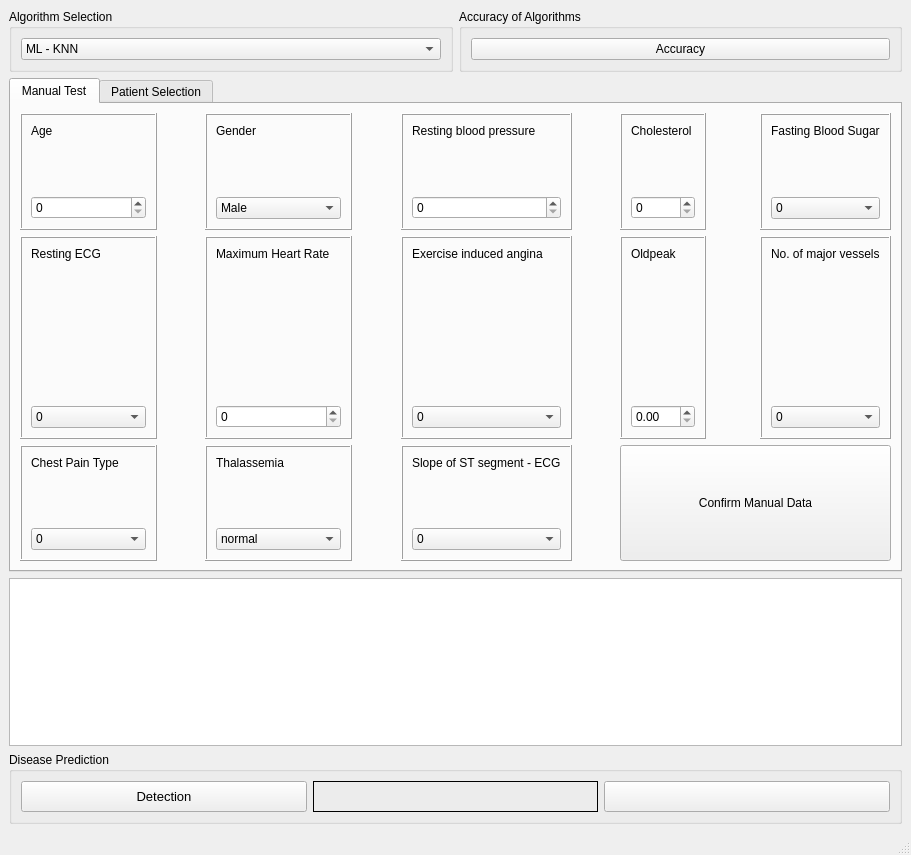
<?xml version="1.0" encoding="UTF-8"?>
<ui version="4.0">
 <class>MainWindow</class>
 <widget class="QMainWindow" name="MainWindow">
  <property name="geometry">
   <rect>
    <x>0</x>
    <y>0</y>
    <width>911</width>
    <height>855</height>
   </rect>
  </property>
  <property name="sizePolicy">
   <sizepolicy hsizetype="Preferred" vsizetype="Preferred">
    <horstretch>0</horstretch>
    <verstretch>0</verstretch>
   </sizepolicy>
  </property>
  <property name="windowTitle">
   <string>Cardio Vascular Disease Detection using Machine Learning</string>
  </property>
  <property name="windowIcon">
   <iconset>
    <normalon>:/icons/images/cardiogram.png</normalon>
   </iconset>
  </property>
  <property name="iconSize">
   <size>
    <width>64</width>
    <height>64</height>
   </size>
  </property>
  <widget class="QWidget" name="centralwidget">
   <layout class="QVBoxLayout" name="verticalLayout">
    <item>
     <layout class="QHBoxLayout" name="horizontalLayout_3">
      <item>
       <widget class="QGroupBox" name="groupBox_7">
        <property name="title">
         <string>Algorithm Selection</string>
        </property>
        <layout class="QGridLayout" name="gridLayout">
         <item row="0" column="0">
          <widget class="QComboBox" name="Algo_Selector_ComboBox">
           <property name="toolTip">
            <string/>
           </property>
           <item>
            <property name="text">
             <string>ML - KNN</string>
            </property>
           </item>
           <item>
            <property name="text">
             <string>ML - SVM</string>
            </property>
           </item>
           <item>
            <property name="text">
             <string>ML - Naive Bayes</string>
            </property>
           </item>
           <item>
            <property name="text">
             <string>ML - Decision Tree</string>
            </property>
           </item>
           <item>
            <property name="text">
             <string>ML - Logistic Regression</string>
            </property>
           </item>
           <item>
            <property name="text">
             <string>EL - Random Forest</string>
            </property>
           </item>
           <item>
            <property name="text">
             <string>EL - Stochastic Gradient Boosting</string>
            </property>
           </item>
          </widget>
         </item>
        </layout>
       </widget>
      </item>
      <item>
       <widget class="QGroupBox" name="groupBox">
        <property name="title">
         <string>Accuracy of Algorithms</string>
        </property>
        <layout class="QHBoxLayout" name="horizontalLayout">
         <item>
          <widget class="QPushButton" name="AccuracyButton">
           <property name="sizePolicy">
            <sizepolicy hsizetype="Minimum" vsizetype="Preferred">
             <horstretch>0</horstretch>
             <verstretch>0</verstretch>
            </sizepolicy>
           </property>
           <property name="toolTip">
            <string>Calculate the accuracy of Dataset</string>
           </property>
           <property name="text">
            <string>Accuracy</string>
           </property>
           <property name="icon">
            <iconset>
             <normalon>:/icons/images/percentage.png</normalon>
            </iconset>
           </property>
           <property name="iconSize">
            <size>
             <width>32</width>
             <height>32</height>
            </size>
           </property>
          </widget>
         </item>
        </layout>
       </widget>
      </item>
     </layout>
    </item>
    <item>
     <widget class="QTabWidget" name="tabWidget">
      <property name="currentIndex">
       <number>0</number>
      </property>
      <widget class="QWidget" name="tab_4">
       <attribute name="title">
        <string>Manual Test</string>
       </attribute>
       <layout class="QGridLayout" name="gridLayout_2">
        <item row="0" column="1" rowspan="3">
         <spacer name="horizontalSpacer">
          <property name="orientation">
           <enum>Qt::Horizontal</enum>
          </property>
          <property name="sizeHint" stdset="0">
           <size>
            <width>40</width>
            <height>20</height>
           </size>
          </property>
         </spacer>
        </item>
        <item row="2" column="7" colspan="4">
         <widget class="QPushButton" name="confirm_manual_data_pushButton">
          <property name="sizePolicy">
           <sizepolicy hsizetype="Preferred" vsizetype="Preferred">
            <horstretch>0</horstretch>
            <verstretch>0</verstretch>
           </sizepolicy>
          </property>
          <property name="text">
           <string>Confirm Manual Data</string>
          </property>
          <property name="icon">
           <iconset>
            <normalon>:/icons/images/check.png</normalon>
           </iconset>
          </property>
          <property name="iconSize">
           <size>
            <width>28</width>
            <height>28</height>
           </size>
          </property>
         </widget>
        </item>
        <item row="2" column="2">
         <widget class="QFrame" name="frame_14">
          <property name="frameShape">
           <enum>QFrame::Box</enum>
          </property>
          <property name="frameShadow">
           <enum>QFrame::Raised</enum>
          </property>
          <property name="lineWidth">
           <number>1</number>
          </property>
          <layout class="QGridLayout" name="gridLayout_16">
           <item row="0" column="0">
            <layout class="QVBoxLayout" name="verticalLayout_21">
             <item>
              <widget class="QLabel" name="label_35">
               <property name="text">
                <string>Thalassemia</string>
               </property>
               <property name="alignment">
                <set>Qt::AlignLeading|Qt::AlignLeft|Qt::AlignVCenter</set>
               </property>
              </widget>
             </item>
             <item>
              <widget class="QLabel" name="label_36">
               <property name="maximumSize">
                <size>
                 <width>115</width>
                 <height>100</height>
                </size>
               </property>
               <property name="text">
                <string/>
               </property>
               <property name="pixmap">
                <pixmap resource="icon_resource.qrc">:/icons/images/erythrocytes.png</pixmap>
               </property>
               <property name="scaledContents">
                <bool>true</bool>
               </property>
               <property name="alignment">
                <set>Qt::AlignCenter</set>
               </property>
              </widget>
             </item>
             <item>
              <spacer name="verticalSpacer_15">
               <property name="orientation">
                <enum>Qt::Vertical</enum>
               </property>
               <property name="sizeHint" stdset="0">
                <size>
                 <width>20</width>
                 <height>40</height>
                </size>
               </property>
              </spacer>
             </item>
             <item>
              <widget class="QComboBox" name="thal_comboBox">
               <item>
                <property name="text">
                 <string>normal</string>
                </property>
               </item>
               <item>
                <property name="text">
                 <string>fixed defect</string>
                </property>
               </item>
               <item>
                <property name="text">
                 <string>reversable defect</string>
                </property>
               </item>
              </widget>
             </item>
            </layout>
           </item>
          </layout>
         </widget>
        </item>
        <item row="2" column="4" colspan="2">
         <widget class="QFrame" name="frame_15">
          <property name="frameShape">
           <enum>QFrame::Box</enum>
          </property>
          <property name="frameShadow">
           <enum>QFrame::Raised</enum>
          </property>
          <property name="lineWidth">
           <number>1</number>
          </property>
          <layout class="QGridLayout" name="gridLayout_17">
           <item row="0" column="0">
            <layout class="QVBoxLayout" name="verticalLayout_22">
             <item>
              <widget class="QLabel" name="label_37">
               <property name="text">
                <string>Slope of ST segment - ECG</string>
               </property>
               <property name="alignment">
                <set>Qt::AlignLeading|Qt::AlignLeft|Qt::AlignVCenter</set>
               </property>
              </widget>
             </item>
             <item>
              <widget class="QLabel" name="label_38">
               <property name="maximumSize">
                <size>
                 <width>115</width>
                 <height>100</height>
                </size>
               </property>
               <property name="text">
                <string/>
               </property>
               <property name="pixmap">
                <pixmap resource="icon_resource.qrc">:/icons/images/bar-chart.png</pixmap>
               </property>
               <property name="scaledContents">
                <bool>true</bool>
               </property>
               <property name="alignment">
                <set>Qt::AlignCenter</set>
               </property>
               <property name="wordWrap">
                <bool>false</bool>
               </property>
              </widget>
             </item>
             <item>
              <spacer name="verticalSpacer_16">
               <property name="orientation">
                <enum>Qt::Vertical</enum>
               </property>
               <property name="sizeHint" stdset="0">
                <size>
                 <width>20</width>
                 <height>40</height>
                </size>
               </property>
              </spacer>
             </item>
             <item>
              <widget class="QComboBox" name="slope_comboBox">
               <item>
                <property name="text">
                 <string>0</string>
                </property>
               </item>
               <item>
                <property name="text">
                 <string>1</string>
                </property>
               </item>
               <item>
                <property name="text">
                 <string>2</string>
                </property>
               </item>
              </widget>
             </item>
            </layout>
           </item>
          </layout>
         </widget>
        </item>
        <item row="0" column="6" rowspan="3">
         <spacer name="horizontalSpacer_3">
          <property name="orientation">
           <enum>Qt::Horizontal</enum>
          </property>
          <property name="sizeHint" stdset="0">
           <size>
            <width>40</width>
            <height>20</height>
           </size>
          </property>
         </spacer>
        </item>
        <item row="0" column="3" rowspan="3">
         <spacer name="horizontalSpacer_2">
          <property name="orientation">
           <enum>Qt::Horizontal</enum>
          </property>
          <property name="sizeHint" stdset="0">
           <size>
            <width>40</width>
            <height>20</height>
           </size>
          </property>
         </spacer>
        </item>
        <item row="0" column="0">
         <widget class="QFrame" name="frame_4">
          <property name="frameShape">
           <enum>QFrame::Box</enum>
          </property>
          <property name="frameShadow">
           <enum>QFrame::Raised</enum>
          </property>
          <property name="lineWidth">
           <number>1</number>
          </property>
          <layout class="QGridLayout" name="gridLayout_5">
           <item row="0" column="0">
            <layout class="QVBoxLayout" name="verticalLayout_23">
             <item>
              <widget class="QLabel" name="label_39">
               <property name="text">
                <string>Age</string>
               </property>
               <property name="alignment">
                <set>Qt::AlignLeading|Qt::AlignLeft|Qt::AlignVCenter</set>
               </property>
              </widget>
             </item>
             <item>
              <widget class="QLabel" name="label_40">
               <property name="minimumSize">
                <size>
                 <width>115</width>
                 <height>0</height>
                </size>
               </property>
               <property name="styleSheet">
                <string notr="true"/>
               </property>
               <property name="text">
                <string/>
               </property>
               <property name="pixmap">
                <pixmap resource="icon_resource.qrc">:/icons/images/age-range.png</pixmap>
               </property>
               <property name="scaledContents">
                <bool>false</bool>
               </property>
               <property name="alignment">
                <set>Qt::AlignCenter</set>
               </property>
              </widget>
             </item>
             <item>
              <spacer name="verticalSpacer_17">
               <property name="orientation">
                <enum>Qt::Vertical</enum>
               </property>
               <property name="sizeHint" stdset="0">
                <size>
                 <width>20</width>
                 <height>40</height>
                </size>
               </property>
              </spacer>
             </item>
             <item>
              <widget class="QSpinBox" name="age_spinBox">
               <property name="maximum">
                <number>150</number>
               </property>
              </widget>
             </item>
            </layout>
           </item>
          </layout>
         </widget>
        </item>
        <item row="0" column="2">
         <widget class="QFrame" name="frame_2">
          <property name="frameShape">
           <enum>QFrame::Box</enum>
          </property>
          <property name="frameShadow">
           <enum>QFrame::Raised</enum>
          </property>
          <property name="lineWidth">
           <number>1</number>
          </property>
          <layout class="QGridLayout" name="gridLayout_3">
           <item row="0" column="0">
            <layout class="QVBoxLayout" name="verticalLayout_9">
             <item>
              <widget class="QLabel" name="label_5">
               <property name="text">
                <string>Gender</string>
               </property>
               <property name="alignment">
                <set>Qt::AlignLeading|Qt::AlignLeft|Qt::AlignVCenter</set>
               </property>
              </widget>
             </item>
             <item>
              <widget class="QLabel" name="label_16">
               <property name="minimumSize">
                <size>
                 <width>115</width>
                 <height>0</height>
                </size>
               </property>
               <property name="text">
                <string/>
               </property>
               <property name="pixmap">
                <pixmap resource="icon_resource.qrc">:/icons/images/gender.png</pixmap>
               </property>
               <property name="alignment">
                <set>Qt::AlignCenter</set>
               </property>
              </widget>
             </item>
             <item>
              <spacer name="verticalSpacer_10">
               <property name="orientation">
                <enum>Qt::Vertical</enum>
               </property>
               <property name="sizeHint" stdset="0">
                <size>
                 <width>20</width>
                 <height>40</height>
                </size>
               </property>
              </spacer>
             </item>
             <item>
              <widget class="QComboBox" name="gender_comboBox">
               <property name="currentText">
                <string>Male</string>
               </property>
               <item>
                <property name="text">
                 <string>Male</string>
                </property>
               </item>
               <item>
                <property name="text">
                 <string>Female</string>
                </property>
               </item>
              </widget>
             </item>
            </layout>
           </item>
          </layout>
         </widget>
        </item>
        <item row="0" column="7" colspan="2">
         <widget class="QFrame" name="frame_6">
          <property name="frameShape">
           <enum>QFrame::Box</enum>
          </property>
          <property name="frameShadow">
           <enum>QFrame::Raised</enum>
          </property>
          <property name="lineWidth">
           <number>1</number>
          </property>
          <layout class="QGridLayout" name="gridLayout_10">
           <item row="0" column="0">
            <layout class="QVBoxLayout" name="verticalLayout_25">
             <item>
              <widget class="QLabel" name="label_43">
               <property name="text">
                <string>Cholesterol</string>
               </property>
               <property name="alignment">
                <set>Qt::AlignLeading|Qt::AlignLeft|Qt::AlignVCenter</set>
               </property>
              </widget>
             </item>
             <item>
              <widget class="QLabel" name="label_44">
               <property name="text">
                <string/>
               </property>
               <property name="pixmap">
                <pixmap resource="icon_resource.qrc">:/icons/images/cholesterol.png</pixmap>
               </property>
               <property name="alignment">
                <set>Qt::AlignCenter</set>
               </property>
              </widget>
             </item>
             <item>
              <spacer name="verticalSpacer_19">
               <property name="orientation">
                <enum>Qt::Vertical</enum>
               </property>
               <property name="sizeHint" stdset="0">
                <size>
                 <width>20</width>
                 <height>40</height>
                </size>
               </property>
              </spacer>
             </item>
             <item>
              <widget class="QSpinBox" name="cholestrol_spinBox">
               <property name="maximum">
                <number>999</number>
               </property>
              </widget>
             </item>
            </layout>
           </item>
          </layout>
         </widget>
        </item>
        <item row="0" column="4" colspan="2">
         <widget class="QFrame" name="frame_3">
          <property name="frameShape">
           <enum>QFrame::Box</enum>
          </property>
          <property name="frameShadow">
           <enum>QFrame::Raised</enum>
          </property>
          <property name="lineWidth">
           <number>1</number>
          </property>
          <layout class="QGridLayout" name="gridLayout_4">
           <item row="0" column="0">
            <layout class="QVBoxLayout" name="verticalLayout_5">
             <item>
              <widget class="QLabel" name="label_4">
               <property name="text">
                <string>Resting blood pressure</string>
               </property>
               <property name="alignment">
                <set>Qt::AlignLeading|Qt::AlignLeft|Qt::AlignVCenter</set>
               </property>
              </widget>
             </item>
             <item>
              <widget class="QLabel" name="label_15">
               <property name="text">
                <string/>
               </property>
               <property name="pixmap">
                <pixmap resource="icon_resource.qrc">:/icons/images/Systolic blood pressure.png</pixmap>
               </property>
               <property name="alignment">
                <set>Qt::AlignCenter</set>
               </property>
              </widget>
             </item>
             <item>
              <spacer name="verticalSpacer_7">
               <property name="orientation">
                <enum>Qt::Vertical</enum>
               </property>
               <property name="sizeHint" stdset="0">
                <size>
                 <width>20</width>
                 <height>40</height>
                </size>
               </property>
              </spacer>
             </item>
             <item>
              <widget class="QSpinBox" name="trestbps_spinBox">
               <property name="maximum">
                <number>999</number>
               </property>
              </widget>
             </item>
            </layout>
           </item>
          </layout>
         </widget>
        </item>
        <item row="0" column="10">
         <widget class="QFrame" name="frame_7">
          <property name="frameShape">
           <enum>QFrame::Box</enum>
          </property>
          <property name="frameShadow">
           <enum>QFrame::Raised</enum>
          </property>
          <property name="lineWidth">
           <number>1</number>
          </property>
          <layout class="QGridLayout" name="gridLayout_9">
           <item row="0" column="0">
            <layout class="QVBoxLayout" name="verticalLayout_26">
             <item>
              <widget class="QLabel" name="label_45">
               <property name="text">
                <string>Fasting Blood Sugar</string>
               </property>
               <property name="alignment">
                <set>Qt::AlignLeading|Qt::AlignLeft|Qt::AlignVCenter</set>
               </property>
              </widget>
             </item>
             <item>
              <widget class="QLabel" name="label_46">
               <property name="text">
                <string/>
               </property>
               <property name="pixmap">
                <pixmap resource="icon_resource.qrc">:/icons/images/glucose-meter (1).png</pixmap>
               </property>
               <property name="alignment">
                <set>Qt::AlignCenter</set>
               </property>
              </widget>
             </item>
             <item>
              <spacer name="verticalSpacer_20">
               <property name="orientation">
                <enum>Qt::Vertical</enum>
               </property>
               <property name="sizeHint" stdset="0">
                <size>
                 <width>20</width>
                 <height>40</height>
                </size>
               </property>
              </spacer>
             </item>
             <item>
              <widget class="QComboBox" name="glucose_comboBox">
               <item>
                <property name="text">
                 <string>0</string>
                </property>
               </item>
               <item>
                <property name="text">
                 <string>1</string>
                </property>
               </item>
              </widget>
             </item>
            </layout>
           </item>
          </layout>
         </widget>
        </item>
        <item row="1" column="0">
         <widget class="QFrame" name="frame_8">
          <property name="frameShape">
           <enum>QFrame::Box</enum>
          </property>
          <property name="frameShadow">
           <enum>QFrame::Raised</enum>
          </property>
          <property name="lineWidth">
           <number>1</number>
          </property>
          <layout class="QGridLayout" name="gridLayout_8">
           <item row="0" column="0">
            <layout class="QVBoxLayout" name="verticalLayout_27">
             <item>
              <widget class="QLabel" name="label_47">
               <property name="text">
                <string>Resting ECG</string>
               </property>
               <property name="alignment">
                <set>Qt::AlignLeading|Qt::AlignLeft|Qt::AlignVCenter</set>
               </property>
              </widget>
             </item>
             <item>
              <widget class="QLabel" name="label_48">
               <property name="maximumSize">
                <size>
                 <width>115</width>
                 <height>100</height>
                </size>
               </property>
               <property name="text">
                <string/>
               </property>
               <property name="pixmap">
                <pixmap resource="icon_resource.qrc">:/icons/images/electrocardiogram.png</pixmap>
               </property>
               <property name="scaledContents">
                <bool>true</bool>
               </property>
               <property name="alignment">
                <set>Qt::AlignCenter</set>
               </property>
              </widget>
             </item>
             <item>
              <spacer name="verticalSpacer_21">
               <property name="orientation">
                <enum>Qt::Vertical</enum>
               </property>
               <property name="sizeHint" stdset="0">
                <size>
                 <width>20</width>
                 <height>40</height>
                </size>
               </property>
              </spacer>
             </item>
             <item>
              <widget class="QComboBox" name="restecg_comboBox">
               <item>
                <property name="text">
                 <string>0</string>
                </property>
               </item>
               <item>
                <property name="text">
                 <string>1</string>
                </property>
               </item>
              </widget>
             </item>
            </layout>
           </item>
          </layout>
         </widget>
        </item>
        <item row="1" column="2">
         <widget class="QFrame" name="frame_9">
          <property name="frameShape">
           <enum>QFrame::Box</enum>
          </property>
          <property name="frameShadow">
           <enum>QFrame::Raised</enum>
          </property>
          <property name="lineWidth">
           <number>1</number>
          </property>
          <layout class="QGridLayout" name="gridLayout_11">
           <item row="0" column="0">
            <layout class="QVBoxLayout" name="verticalLayout_28">
             <item>
              <widget class="QLabel" name="label_49">
               <property name="text">
                <string>Maximum Heart Rate</string>
               </property>
               <property name="alignment">
                <set>Qt::AlignLeading|Qt::AlignLeft|Qt::AlignVCenter</set>
               </property>
              </widget>
             </item>
             <item>
              <widget class="QLabel" name="label_50">
               <property name="maximumSize">
                <size>
                 <width>115</width>
                 <height>100</height>
                </size>
               </property>
               <property name="text">
                <string/>
               </property>
               <property name="pixmap">
                <pixmap resource="icon_resource.qrc">:/icons/images/cardiogram.png</pixmap>
               </property>
               <property name="scaledContents">
                <bool>true</bool>
               </property>
               <property name="alignment">
                <set>Qt::AlignCenter</set>
               </property>
              </widget>
             </item>
             <item>
              <spacer name="verticalSpacer_22">
               <property name="orientation">
                <enum>Qt::Vertical</enum>
               </property>
               <property name="sizeHint" stdset="0">
                <size>
                 <width>20</width>
                 <height>40</height>
                </size>
               </property>
              </spacer>
             </item>
             <item>
              <widget class="QSpinBox" name="thalach_spinBox">
               <property name="maximum">
                <number>999</number>
               </property>
              </widget>
             </item>
            </layout>
           </item>
          </layout>
         </widget>
        </item>
        <item row="1" column="4" colspan="2">
         <widget class="QFrame" name="frame_10">
          <property name="frameShape">
           <enum>QFrame::Box</enum>
          </property>
          <property name="frameShadow">
           <enum>QFrame::Raised</enum>
          </property>
          <property name="lineWidth">
           <number>1</number>
          </property>
          <layout class="QGridLayout" name="gridLayout_12">
           <item row="0" column="0">
            <layout class="QVBoxLayout" name="verticalLayout_29">
             <item>
              <widget class="QLabel" name="label_51">
               <property name="text">
                <string>Exercise induced angina</string>
               </property>
               <property name="alignment">
                <set>Qt::AlignLeading|Qt::AlignLeft|Qt::AlignVCenter</set>
               </property>
              </widget>
             </item>
             <item>
              <widget class="QLabel" name="label_52">
               <property name="minimumSize">
                <size>
                 <width>0</width>
                 <height>100</height>
                </size>
               </property>
               <property name="text">
                <string/>
               </property>
               <property name="pixmap">
                <pixmap resource="icon_resource.qrc">:/icons/images/exercise.png</pixmap>
               </property>
               <property name="alignment">
                <set>Qt::AlignCenter</set>
               </property>
              </widget>
             </item>
             <item>
              <spacer name="verticalSpacer_23">
               <property name="orientation">
                <enum>Qt::Vertical</enum>
               </property>
               <property name="sizeHint" stdset="0">
                <size>
                 <width>20</width>
                 <height>40</height>
                </size>
               </property>
              </spacer>
             </item>
             <item>
              <widget class="QComboBox" name="exang_comboBox">
               <item>
                <property name="text">
                 <string>0</string>
                </property>
               </item>
               <item>
                <property name="text">
                 <string>1</string>
                </property>
               </item>
              </widget>
             </item>
            </layout>
           </item>
          </layout>
         </widget>
        </item>
        <item row="1" column="7" colspan="2">
         <widget class="QFrame" name="frame_11">
          <property name="frameShape">
           <enum>QFrame::Box</enum>
          </property>
          <property name="frameShadow">
           <enum>QFrame::Raised</enum>
          </property>
          <property name="lineWidth">
           <number>1</number>
          </property>
          <layout class="QGridLayout" name="gridLayout_13">
           <item row="0" column="0">
            <layout class="QVBoxLayout" name="verticalLayout_30">
             <item>
              <widget class="QLabel" name="label_53">
               <property name="text">
                <string>Oldpeak</string>
               </property>
               <property name="alignment">
                <set>Qt::AlignLeading|Qt::AlignLeft|Qt::AlignVCenter</set>
               </property>
              </widget>
             </item>
             <item>
              <widget class="QLabel" name="label_54">
               <property name="maximumSize">
                <size>
                 <width>115</width>
                 <height>100</height>
                </size>
               </property>
               <property name="text">
                <string/>
               </property>
               <property name="pixmap">
                <pixmap resource="icon_resource.qrc">:/icons/images/chart.png</pixmap>
               </property>
               <property name="scaledContents">
                <bool>true</bool>
               </property>
               <property name="alignment">
                <set>Qt::AlignCenter</set>
               </property>
              </widget>
             </item>
             <item>
              <spacer name="verticalSpacer_24">
               <property name="orientation">
                <enum>Qt::Vertical</enum>
               </property>
               <property name="sizeHint" stdset="0">
                <size>
                 <width>20</width>
                 <height>40</height>
                </size>
               </property>
              </spacer>
             </item>
             <item>
              <widget class="QDoubleSpinBox" name="oldpeak_doubleSpinBox">
               <property name="maximum">
                <double>999.990000000000009</double>
               </property>
              </widget>
             </item>
            </layout>
           </item>
          </layout>
         </widget>
        </item>
        <item row="1" column="10">
         <widget class="QFrame" name="frame_12">
          <property name="frameShape">
           <enum>QFrame::Box</enum>
          </property>
          <property name="frameShadow">
           <enum>QFrame::Raised</enum>
          </property>
          <property name="lineWidth">
           <number>1</number>
          </property>
          <layout class="QGridLayout" name="gridLayout_14">
           <item row="0" column="0">
            <layout class="QVBoxLayout" name="verticalLayout_31">
             <item>
              <widget class="QLabel" name="label_55">
               <property name="text">
                <string>No. of major vessels</string>
               </property>
               <property name="alignment">
                <set>Qt::AlignLeading|Qt::AlignLeft|Qt::AlignVCenter</set>
               </property>
              </widget>
             </item>
             <item>
              <widget class="QLabel" name="label_56">
               <property name="maximumSize">
                <size>
                 <width>115</width>
                 <height>100</height>
                </size>
               </property>
               <property name="text">
                <string/>
               </property>
               <property name="pixmap">
                <pixmap resource="icon_resource.qrc">:/icons/images/arteries.png</pixmap>
               </property>
               <property name="scaledContents">
                <bool>true</bool>
               </property>
               <property name="alignment">
                <set>Qt::AlignCenter</set>
               </property>
              </widget>
             </item>
             <item>
              <spacer name="verticalSpacer_25">
               <property name="orientation">
                <enum>Qt::Vertical</enum>
               </property>
               <property name="sizeHint" stdset="0">
                <size>
                 <width>20</width>
                 <height>40</height>
                </size>
               </property>
              </spacer>
             </item>
             <item>
              <widget class="QComboBox" name="ca_comboBox">
               <item>
                <property name="text">
                 <string>0</string>
                </property>
               </item>
               <item>
                <property name="text">
                 <string>1</string>
                </property>
               </item>
               <item>
                <property name="text">
                 <string>2</string>
                </property>
               </item>
               <item>
                <property name="text">
                 <string>3</string>
                </property>
               </item>
              </widget>
             </item>
            </layout>
           </item>
          </layout>
         </widget>
        </item>
        <item row="2" column="0">
         <widget class="QFrame" name="frame_13">
          <property name="frameShape">
           <enum>QFrame::Box</enum>
          </property>
          <property name="frameShadow">
           <enum>QFrame::Raised</enum>
          </property>
          <property name="lineWidth">
           <number>1</number>
          </property>
          <layout class="QGridLayout" name="gridLayout_15">
           <item row="0" column="0">
            <layout class="QVBoxLayout" name="verticalLayout_20">
             <item>
              <widget class="QLabel" name="label_33">
               <property name="text">
                <string>Chest Pain Type</string>
               </property>
               <property name="alignment">
                <set>Qt::AlignLeading|Qt::AlignLeft|Qt::AlignVCenter</set>
               </property>
              </widget>
             </item>
             <item>
              <widget class="QLabel" name="label_34">
               <property name="maximumSize">
                <size>
                 <width>115</width>
                 <height>100</height>
                </size>
               </property>
               <property name="text">
                <string/>
               </property>
               <property name="pixmap">
                <pixmap resource="icon_resource.qrc">:/icons/images/chest-pain-or-pressure.png</pixmap>
               </property>
               <property name="scaledContents">
                <bool>true</bool>
               </property>
               <property name="alignment">
                <set>Qt::AlignCenter</set>
               </property>
              </widget>
             </item>
             <item>
              <spacer name="verticalSpacer_14">
               <property name="orientation">
                <enum>Qt::Vertical</enum>
               </property>
               <property name="sizeHint" stdset="0">
                <size>
                 <width>20</width>
                 <height>40</height>
                </size>
               </property>
              </spacer>
             </item>
             <item>
              <widget class="QComboBox" name="cp_comboBox">
               <item>
                <property name="text">
                 <string>0</string>
                </property>
               </item>
               <item>
                <property name="text">
                 <string>1</string>
                </property>
               </item>
               <item>
                <property name="text">
                 <string>2</string>
                </property>
               </item>
               <item>
                <property name="text">
                 <string>3</string>
                </property>
               </item>
              </widget>
             </item>
            </layout>
           </item>
          </layout>
         </widget>
        </item>
        <item row="0" column="9" rowspan="2">
         <spacer name="horizontalSpacer_4">
          <property name="orientation">
           <enum>Qt::Horizontal</enum>
          </property>
          <property name="sizeHint" stdset="0">
           <size>
            <width>40</width>
            <height>20</height>
           </size>
          </property>
         </spacer>
        </item>
       </layout>
      </widget>
      <widget class="QWidget" name="tab_5">
       <attribute name="title">
        <string>Patient Selection</string>
       </attribute>
       <layout class="QVBoxLayout" name="verticalLayout_32">
        <item>
         <layout class="QFormLayout" name="formLayout_2">
          <item row="0" column="0">
           <widget class="QPushButton" name="BrowseButton">
            <property name="sizePolicy">
             <sizepolicy hsizetype="Minimum" vsizetype="Preferred">
              <horstretch>0</horstretch>
              <verstretch>0</verstretch>
             </sizepolicy>
            </property>
            <property name="toolTip">
             <string>Browse Local Image for Recognition</string>
            </property>
            <property name="text">
             <string>Open CSV File</string>
            </property>
            <property name="icon">
             <iconset>
              <normalon>:/icons/images/csvfile.png</normalon>
             </iconset>
            </property>
            <property name="iconSize">
             <size>
              <width>32</width>
              <height>32</height>
             </size>
            </property>
           </widget>
          </item>
          <item row="0" column="1">
           <widget class="QLineEdit" name="file_location_lineEdit">
            <property name="sizePolicy">
             <sizepolicy hsizetype="Expanding" vsizetype="Preferred">
              <horstretch>0</horstretch>
              <verstretch>0</verstretch>
             </sizepolicy>
            </property>
           </widget>
          </item>
         </layout>
        </item>
        <item>
         <widget class="QTableView" name="tableView">
          <property name="selectionMode">
           <enum>QAbstractItemView::ExtendedSelection</enum>
          </property>
          <property name="selectionBehavior">
           <enum>QAbstractItemView::SelectRows</enum>
          </property>
         </widget>
        </item>
        <item>
         <widget class="QPushButton" name="confirm_patient_pushButton">
          <property name="text">
           <string>Confirm Patient Selection</string>
          </property>
          <property name="icon">
           <iconset>
            <normalon>:/icons/images/check.png</normalon>
           </iconset>
          </property>
          <property name="iconSize">
           <size>
            <width>28</width>
            <height>28</height>
           </size>
          </property>
         </widget>
        </item>
       </layout>
      </widget>
     </widget>
    </item>
    <item>
     <widget class="QTableView" name="patient_data_tableView"/>
    </item>
    <item>
     <widget class="QGroupBox" name="groupBox_2">
      <property name="title">
       <string>Disease Prediction</string>
      </property>
      <layout class="QGridLayout" name="gridLayout_7">
       <item row="0" column="0">
        <layout class="QHBoxLayout" name="horizontalLayout_2">
         <item>
          <widget class="QPushButton" name="DetectionButton">
           <property name="sizePolicy">
            <sizepolicy hsizetype="Minimum" vsizetype="Preferred">
             <horstretch>0</horstretch>
             <verstretch>0</verstretch>
            </sizepolicy>
           </property>
           <property name="font">
            <font>
             <pointsize>10</pointsize>
            </font>
           </property>
           <property name="toolTip">
            <string/>
           </property>
           <property name="text">
            <string>Detection</string>
           </property>
           <property name="icon">
            <iconset>
             <normalon>:/icons/images/telescope.png</normalon>
            </iconset>
           </property>
           <property name="iconSize">
            <size>
             <width>32</width>
             <height>32</height>
            </size>
           </property>
          </widget>
         </item>
         <item>
          <widget class="QLabel" name="label">
           <property name="font">
            <font>
             <pointsize>12</pointsize>
            </font>
           </property>
           <property name="frameShape">
            <enum>QFrame::Box</enum>
           </property>
           <property name="text">
            <string/>
           </property>
           <property name="alignment">
            <set>Qt::AlignCenter</set>
           </property>
          </widget>
         </item>
         <item>
          <widget class="QPushButton" name="ExitButton">
           <property name="sizePolicy">
            <sizepolicy hsizetype="Minimum" vsizetype="Preferred">
             <horstretch>0</horstretch>
             <verstretch>0</verstretch>
            </sizepolicy>
           </property>
           <property name="font">
            <font>
             <pointsize>14</pointsize>
             <weight>75</weight>
             <italic>false</italic>
             <bold>true</bold>
            </font>
           </property>
           <property name="text">
            <string/>
           </property>
           <property name="icon">
            <iconset>
             <normalon>:/icons/images/exit2.png</normalon>
            </iconset>
           </property>
           <property name="iconSize">
            <size>
             <width>64</width>
             <height>64</height>
            </size>
           </property>
          </widget>
         </item>
        </layout>
       </item>
      </layout>
     </widget>
    </item>
   </layout>
  </widget>
  <widget class="QStatusBar" name="statusbar"/>
 </widget>
 <resources>
  <include location="icon_resource.qrc"/>
 </resources>
 <connections/>
</ui>
